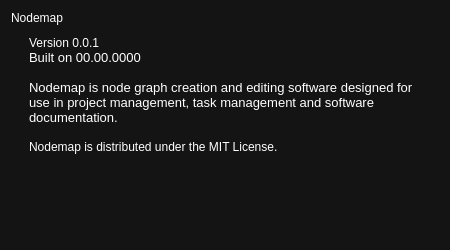
<?xml version="1.0" encoding="UTF-8"?>
<ui version="4.0">
 <class>AboutDialog</class>
 <widget class="QWidget" name="AboutDialog">
  <property name="windowModality">
   <enum>Qt::NonModal</enum>
  </property>
  <property name="geometry">
   <rect>
    <x>0</x>
    <y>0</y>
    <width>450</width>
    <height>250</height>
   </rect>
  </property>
  <property name="sizePolicy">
   <sizepolicy hsizetype="Fixed" vsizetype="Fixed">
    <horstretch>0</horstretch>
    <verstretch>0</verstretch>
   </sizepolicy>
  </property>
  <property name="minimumSize">
   <size>
    <width>450</width>
    <height>250</height>
   </size>
  </property>
  <property name="maximumSize">
   <size>
    <width>450</width>
    <height>250</height>
   </size>
  </property>
  <property name="windowTitle">
   <string>About</string>
  </property>
  <property name="windowIcon">
   <iconset resource="../resource.qrc">
    <normaloff>:/icon/icons/icon.png</normaloff>:/icon/icons/icon.png</iconset>
  </property>
  <property name="styleSheet">
   <string notr="true">background-color: rgb(20, 20, 20);</string>
  </property>
  <layout class="QVBoxLayout" name="verticalLayout">
   <item>
    <widget class="QLabel" name="title">
     <property name="styleSheet">
      <string notr="true">color: rgb(255, 255, 255);
font: 700 14pt &quot;Segoe UI&quot;;</string>
     </property>
     <property name="text">
      <string>Nodemap</string>
     </property>
    </widget>
   </item>
   <item>
    <layout class="QHBoxLayout" name="horizontalLayout">
     <item>
      <widget class="QLabel" name="label">
       <property name="maximumSize">
        <size>
         <width>100</width>
         <height>100</height>
        </size>
       </property>
       <property name="text">
        <string/>
       </property>
       <property name="pixmap">
        <pixmap resource="../resource.qrc">:/icon/icons/icon.png</pixmap>
       </property>
       <property name="scaledContents">
        <bool>true</bool>
       </property>
      </widget>
     </item>
     <item>
      <widget class="QTextBrowser" name="content">
       <property name="styleSheet">
        <string notr="true">color: rgb(255, 255, 255);
background-color: rgba(255, 255, 255, 0);
outline: 0px;
outline: none;
outline-style: none;</string>
       </property>
       <property name="html">
        <string>&lt;!DOCTYPE HTML PUBLIC &quot;-//W3C//DTD HTML 4.0//EN&quot; &quot;http://www.w3.org/TR/REC-html40/strict.dtd&quot;&gt;
&lt;html&gt;&lt;head&gt;&lt;meta name=&quot;qrichtext&quot; content=&quot;1&quot; /&gt;&lt;meta charset=&quot;utf-8&quot; /&gt;&lt;style type=&quot;text/css&quot;&gt;
p, li { white-space: pre-wrap; }
&lt;/style&gt;&lt;/head&gt;&lt;body style=&quot; font-family:'Segoe UI'; font-size:9pt; font-weight:400; font-style:normal;&quot;&gt;
&lt;p style=&quot; margin-top:0px; margin-bottom:0px; margin-left:0px; margin-right:0px; -qt-block-indent:0; text-indent:0px;&quot;&gt;Version 0.0.1&lt;/p&gt;
&lt;p style=&quot; margin-top:0px; margin-bottom:0px; margin-left:0px; margin-right:0px; -qt-block-indent:0; text-indent:0px;&quot;&gt;&lt;span style=&quot; font-size:10pt;&quot;&gt;Built on 00.00.0000&lt;/span&gt;&lt;/p&gt;
&lt;p style=&quot;-qt-paragraph-type:empty; margin-top:0px; margin-bottom:0px; margin-left:0px; margin-right:0px; -qt-block-indent:0; text-indent:0px; font-size:10pt;&quot;&gt;&lt;br /&gt;&lt;/p&gt;
&lt;p style=&quot; margin-top:0px; margin-bottom:0px; margin-left:0px; margin-right:0px; -qt-block-indent:0; text-indent:0px;&quot;&gt;&lt;span style=&quot; font-size:10pt;&quot;&gt;Nodemap is node graph creation and editing software designed for use in project management, task management and software documentation.&lt;/span&gt;&lt;/p&gt;
&lt;p style=&quot;-qt-paragraph-type:empty; margin-top:0px; margin-bottom:0px; margin-left:0px; margin-right:0px; -qt-block-indent:0; text-indent:0px; font-size:10pt;&quot;&gt;&lt;br /&gt;&lt;/p&gt;
&lt;p style=&quot; margin-top:0px; margin-bottom:0px; margin-left:0px; margin-right:0px; -qt-block-indent:0; text-indent:0px;&quot;&gt;Nodemap is distributed under the MIT License.&lt;/p&gt;&lt;/body&gt;&lt;/html&gt;</string>
       </property>
       <property name="placeholderText">
        <string>hii</string>
       </property>
      </widget>
     </item>
    </layout>
   </item>
  </layout>
 </widget>
 <layoutdefault spacing="6" margin="11"/>
 <resources>
  <include location="../resource.qrc"/>
 </resources>
 <connections/>
</ui>
